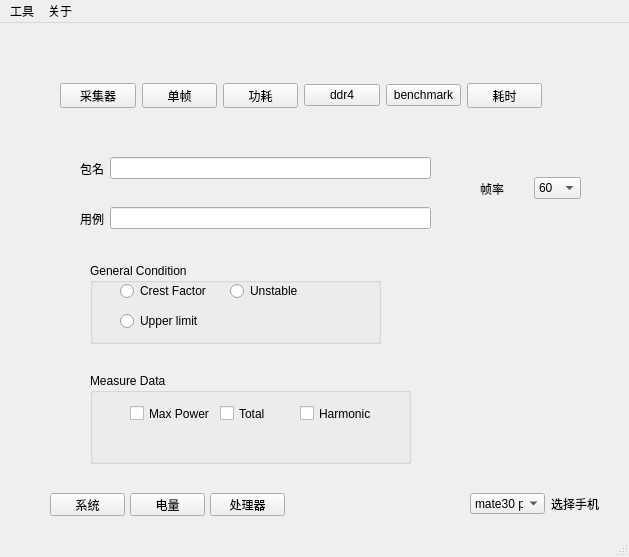
<?xml version="1.0" encoding="UTF-8"?>
<ui version="4.0">
 <class>MainWindow</class>
 <widget class="QMainWindow" name="MainWindow">
  <property name="geometry">
   <rect>
    <x>0</x>
    <y>0</y>
    <width>629</width>
    <height>557</height>
   </rect>
  </property>
  <property name="windowTitle">
   <string>MainWindow</string>
  </property>
  <widget class="QWidget" name="centralwidget">
   <widget class="QWidget" name="layoutWidget">
    <property name="geometry">
     <rect>
      <x>80</x>
      <y>180</y>
      <width>351</width>
      <height>31</height>
     </rect>
    </property>
    <layout class="QHBoxLayout" name="horizontalLayout_3">
     <item>
      <widget class="QLabel" name="label_2">
       <property name="text">
        <string>用例</string>
       </property>
      </widget>
     </item>
     <item>
      <widget class="QLineEdit" name="lineEdit_2"/>
     </item>
    </layout>
   </widget>
   <widget class="QGroupBox" name="groupBox">
    <property name="geometry">
     <rect>
      <x>90</x>
      <y>240</y>
      <width>291</width>
      <height>81</height>
     </rect>
    </property>
    <property name="title">
     <string>General Condition</string>
    </property>
    <widget class="QRadioButton" name="radioButton">
     <property name="geometry">
      <rect>
       <x>30</x>
       <y>20</y>
       <width>89</width>
       <height>16</height>
      </rect>
     </property>
     <property name="text">
      <string>Crest Factor</string>
     </property>
    </widget>
    <widget class="QRadioButton" name="radioButton_2">
     <property name="geometry">
      <rect>
       <x>140</x>
       <y>20</y>
       <width>89</width>
       <height>16</height>
      </rect>
     </property>
     <property name="text">
      <string>Unstable</string>
     </property>
    </widget>
    <widget class="QRadioButton" name="radioButton_3">
     <property name="geometry">
      <rect>
       <x>30</x>
       <y>50</y>
       <width>89</width>
       <height>16</height>
      </rect>
     </property>
     <property name="text">
      <string>Upper limit</string>
     </property>
    </widget>
   </widget>
   <widget class="QGroupBox" name="groupBox_2">
    <property name="geometry">
     <rect>
      <x>90</x>
      <y>350</y>
      <width>321</width>
      <height>91</height>
     </rect>
    </property>
    <property name="title">
     <string>Measure Data</string>
    </property>
    <widget class="QCheckBox" name="checkBox">
     <property name="geometry">
      <rect>
       <x>40</x>
       <y>30</y>
       <width>81</width>
       <height>21</height>
      </rect>
     </property>
     <property name="text">
      <string>Max Power</string>
     </property>
    </widget>
    <widget class="QCheckBox" name="checkBox_2">
     <property name="geometry">
      <rect>
       <x>130</x>
       <y>30</y>
       <width>61</width>
       <height>21</height>
      </rect>
     </property>
     <property name="text">
      <string>Total</string>
     </property>
    </widget>
    <widget class="QCheckBox" name="checkBox_3">
     <property name="geometry">
      <rect>
       <x>210</x>
       <y>30</y>
       <width>91</width>
       <height>21</height>
      </rect>
     </property>
     <property name="text">
      <string>Harmonic</string>
     </property>
    </widget>
   </widget>
   <widget class="QPushButton" name="pushButton_7">
    <property name="geometry">
     <rect>
      <x>50</x>
      <y>470</y>
      <width>75</width>
      <height>23</height>
     </rect>
    </property>
    <property name="text">
     <string>系统</string>
    </property>
   </widget>
   <widget class="QPushButton" name="pushButton_8">
    <property name="geometry">
     <rect>
      <x>130</x>
      <y>470</y>
      <width>75</width>
      <height>23</height>
     </rect>
    </property>
    <property name="text">
     <string>电量</string>
    </property>
   </widget>
   <widget class="QPushButton" name="pushButton_9">
    <property name="geometry">
     <rect>
      <x>210</x>
      <y>470</y>
      <width>75</width>
      <height>23</height>
     </rect>
    </property>
    <property name="text">
     <string>处理器</string>
    </property>
   </widget>
   <widget class="QWidget" name="">
    <property name="geometry">
     <rect>
      <x>60</x>
      <y>60</y>
      <width>482</width>
      <height>25</height>
     </rect>
    </property>
    <layout class="QHBoxLayout" name="horizontalLayout">
     <item>
      <widget class="QPushButton" name="pushButton">
       <property name="text">
        <string>采集器</string>
       </property>
      </widget>
     </item>
     <item>
      <widget class="QPushButton" name="pushButton_2">
       <property name="text">
        <string>单帧</string>
       </property>
      </widget>
     </item>
     <item>
      <widget class="QPushButton" name="pushButton_3">
       <property name="text">
        <string>功耗</string>
       </property>
      </widget>
     </item>
     <item>
      <widget class="QPushButton" name="pushButton_5">
       <property name="text">
        <string>ddr4</string>
       </property>
      </widget>
     </item>
     <item>
      <widget class="QPushButton" name="pushButton_6">
       <property name="text">
        <string>benchmark</string>
       </property>
      </widget>
     </item>
     <item>
      <widget class="QPushButton" name="pushButton_4">
       <property name="text">
        <string>耗时</string>
       </property>
      </widget>
     </item>
    </layout>
   </widget>
   <widget class="QWidget" name="">
    <property name="geometry">
     <rect>
      <x>80</x>
      <y>130</y>
      <width>351</width>
      <height>31</height>
     </rect>
    </property>
    <layout class="QHBoxLayout" name="horizontalLayout_2">
     <item>
      <widget class="QLabel" name="label">
       <property name="text">
        <string>包名</string>
       </property>
      </widget>
     </item>
     <item>
      <widget class="QLineEdit" name="lineEdit"/>
     </item>
    </layout>
   </widget>
   <widget class="QWidget" name="">
    <property name="geometry">
     <rect>
      <x>480</x>
      <y>150</y>
      <width>101</width>
      <height>31</height>
     </rect>
    </property>
    <layout class="QHBoxLayout" name="horizontalLayout_4">
     <item>
      <widget class="QLabel" name="label_3">
       <property name="text">
        <string>帧率</string>
       </property>
      </widget>
     </item>
     <item>
      <widget class="QComboBox" name="comboBox">
       <item>
        <property name="text">
         <string notr="true">60</string>
        </property>
       </item>
       <item>
        <property name="text">
         <string>50</string>
        </property>
       </item>
       <item>
        <property name="text">
         <string>40</string>
        </property>
       </item>
       <item>
        <property name="text">
         <string>30</string>
        </property>
       </item>
       <item>
        <property name="text">
         <string>20</string>
        </property>
       </item>
       <item>
        <property name="text">
         <string>10</string>
        </property>
       </item>
      </widget>
     </item>
    </layout>
   </widget>
   <widget class="QWidget" name="">
    <property name="geometry">
     <rect>
      <x>470</x>
      <y>470</y>
      <width>129</width>
      <height>21</height>
     </rect>
    </property>
    <layout class="QHBoxLayout" name="horizontalLayout_5">
     <item>
      <widget class="QComboBox" name="comboBox_2">
       <item>
        <property name="text">
         <string>mate30 pro</string>
        </property>
       </item>
       <item>
        <property name="text">
         <string>mate20</string>
        </property>
       </item>
       <item>
        <property name="text">
         <string>mate40 pro</string>
        </property>
       </item>
       <item>
        <property name="text">
         <string>p40</string>
        </property>
       </item>
      </widget>
     </item>
     <item>
      <widget class="QLabel" name="label_4">
       <property name="text">
        <string>选择手机</string>
       </property>
      </widget>
     </item>
    </layout>
   </widget>
  </widget>
  <widget class="QMenuBar" name="menubar">
   <property name="geometry">
    <rect>
     <x>0</x>
     <y>0</y>
     <width>629</width>
     <height>22</height>
    </rect>
   </property>
   <widget class="QMenu" name="menu">
    <property name="title">
     <string>工具</string>
    </property>
    <addaction name="separator"/>
   </widget>
   <widget class="QMenu" name="menu_2">
    <property name="title">
     <string>关于</string>
    </property>
   </widget>
   <addaction name="menu"/>
   <addaction name="menu_2"/>
  </widget>
  <widget class="QStatusBar" name="statusbar"/>
  <action name="actions">
   <property name="text">
    <string>s</string>
   </property>
  </action>
 </widget>
 <resources/>
 <connections/>
</ui>
